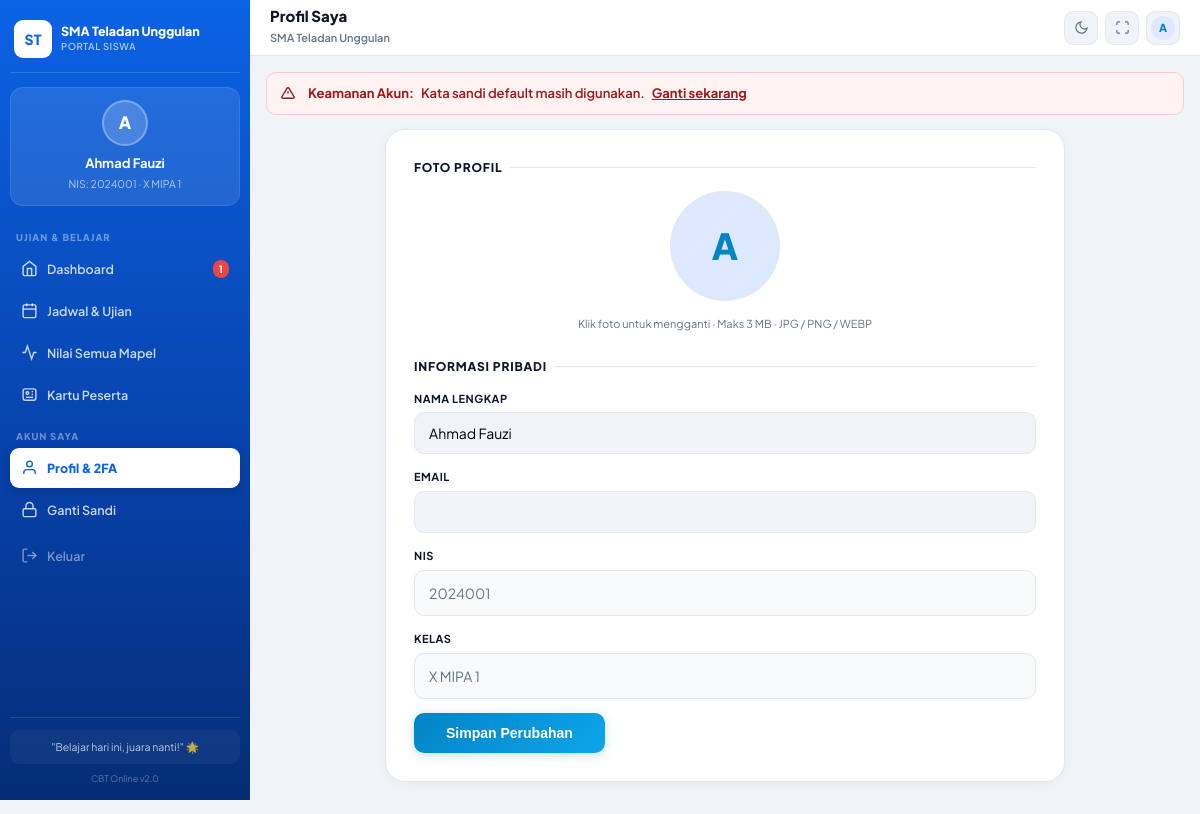
/student/profile.php (signed in), run on the app's committed database.
### tables this page shows
CREATE TABLE `tenants` (
    `id` INT AUTO_INCREMENT PRIMARY KEY,
    `code` VARCHAR(30) NOT NULL UNIQUE,
    `slug` VARCHAR(60) NOT NULL UNIQUE,
    `subdomain` VARCHAR(60) NULL,
    `name` VARCHAR(150) NOT NULL,
    `logo_url` VARCHAR(255) NULL,
    `logo` VARCHAR(500) NULL,
    `address` TEXT NULL,
    `phone` VARCHAR(30) NULL,
    `package` VARCHAR(50) NOT NULL DEFAULT 'pro',
    `student_quota` INT NOT NULL DEFAULT 500,
    `is_active` TINYINT(1) NOT NULL DEFAULT 1,
    `created_at` DATETIME NOT NULL DEFAULT CURRENT_TIMESTAMP
);

CREATE TABLE `students` (
    `id` INT AUTO_INCREMENT PRIMARY KEY,
    `tenant_id` INT NOT NULL,
    `class_id` INT NULL,
    `nis` VARCHAR(50) NOT NULL,
    `name` VARCHAR(100) NOT NULL,
    `email` VARCHAR(100) NULL,
    `password` VARCHAR(255) NOT NULL,
    `plain_password` VARCHAR(100) NULL,
    `gender` ENUM('L', 'P') NOT NULL DEFAULT 'L',
    `photo` VARCHAR(255) NULL,
    `is_active` TINYINT(1) NOT NULL DEFAULT 1,
    `created_at` DATETIME NOT NULL DEFAULT CURRENT_TIMESTAMP,
    `last_activity` DATETIME NULL,
    `totp_secret` VARCHAR(64) NULL,
    `totp_verified` TINYINT(1) NOT NULL DEFAULT 0,
    UNIQUE KEY `uk_tenant_student_nis` (`tenant_id`, `nis`),
    INDEX `idx_students_tenant` (`tenant_id`),
    INDEX `idx_students_class` (`class_id`),
    INDEX `idx_st_tenant_class` (`tenant_id`, `class_id`),
    CONSTRAINT `fk_students_tenant` FOREIGN KEY (`tenant_id`) REFERENCES `tenants` (`id`) ON DELETE CASCADE,
    CONSTRAINT `fk_students_class` FOREIGN KEY (`class_id`) REFERENCES `classes` (`id`) ON DELETE SET NULL
);

CREATE TABLE `classes` (
    `id` INT AUTO_INCREMENT PRIMARY KEY,
    `tenant_id` INT NOT NULL,
    `name` VARCHAR(50) NOT NULL,
    `level` VARCHAR(20) NULL,
    `created_at` DATETIME NOT NULL DEFAULT CURRENT_TIMESTAMP,
    INDEX `idx_classes_tenant` (`tenant_id`),
    CONSTRAINT `fk_classes_tenant` FOREIGN KEY (`tenant_id`) REFERENCES `tenants` (`id`) ON DELETE CASCADE
);

### student/profile.php (the view, shortened to what the rows shown need)
<?php
require_once __DIR__ . '/bootstrap.php';
$pageTitle = 'Profil Saya';
$pageKey   = 'profile';
require_once __DIR__ . '/header.php';
$photoUrl = !empty($student['photo']) ? '/' . ltrim($student['photo'], '/') : null;
?>
<div class="prof-wrap">
    <div class="prof-card">
        <div class="photo-upload-area">
            <div class="photo-preview" id="photoPreview">
                <?php if ($photoUrl): ?>
                    <img src="<?= htmlspecialchars($photoUrl) ?>?t=<?= time() ?>" alt="Foto" id="previewImg">
                <?php else: ?>
                    <span id="photoInit"><?= mb_substr($student['name'] ?? 'S', 0, 1) ?></span>
                <?php endif; ?>
            </div>
        </div>
        <form method="POST" action="">
            <div class="field-group">
                <label class="field-label">Nama Lengkap</label>
                <input type="text" name="name" class="field-input" value="<?= htmlspecialchars($student['name'] ?? '') ?>" maxlength="100" required>
            </div>
            <div class="field-group">
                <label class="field-label">NIS</label>
                <div class="field-readonly"><?= htmlspecialchars($student['nis'] ?? '-') ?></div>
            </div>
            <div class="field-group">
                <label class="field-label">Kelas</label>
                <div class="field-readonly"><?= htmlspecialchars($student['class_name'] ?? 'Umum') ?></div>
            </div>
        </form>
    </div>
</div>
</body>
</html>

### student/header.php (shortened to what the rows shown need)
<?php
$student      = $student      ?? Auth::user();
$tenantId     = $tenantId     ?? (int)($student['tenant_id'] ?? Tenant::id());
$school       = $school       ?? Tenant::get();
$pageKey      = $pageKey      ?? str_replace('.php', '', basename($_SERVER['PHP_SELF']));
$isAdminPreview = $isAdminPreview ?? false;
$schoolLogo = !empty($school['logo_url'])
    ? $school['logo_url']
    : ($_SESSION['school_logo'] ?? $school['logo'] ?? null);
$sTake = 0;
$schoolInitials = '';
foreach (explode(' ', trim((string)($school['name'] ?? ''))) as $w) {
    $w = trim($w);
    if ($w !== '') { $schoolInitials .= strtoupper(mb_substr($w, 0, 1)); if (++$sTake >= 2) break; }
}
$schoolInitials = $schoolInitials ?: 'SK';
$activeExamsCount = (int)Database::fetchColumn(
    "SELECT COUNT(*) FROM exams e WHERE e.tenant_id = ? AND e.is_active = 1 AND e.start_time <= NOW() AND e.end_time >= NOW()",
    [$tenantId]
);
$title   = htmlspecialchars($pageTitle ?? 'Dashboard');
$sName   = htmlspecialchars($school['name'] ?? 'CBT Online');
$sStudent = htmlspecialchars($student['name'] ?? 'Siswa');
?>
<!DOCTYPE html>
<html lang="id">
<head>
    <link rel="stylesheet" href="../assets/css/style.css?v=<?= filemtime(__DIR__.'/../assets/css/style.css') ?>&t=<?= time() ?>">
</head>
<body<?= $pageKey === 'exam' ? ' class="exam-mode"' : '' ?>>
<?php if ($pageKey !== 'exam'):  ?>
<aside class="sb" id="sbNav">
    <div>
        <div class="sb-brand">
            <div class="sb-logo">
                <?php if ($schoolLogo): ?><img src="<?= htmlspecialchars($schoolLogo) ?>" alt=""><?php else: echo $schoolInitials; endif; ?>
            </div>
            <div>
                <div class="sb-title"><?= $sName ?></div>
                <div class="sb-sub">Portal Siswa</div>
            </div>
        </div>
        <div class="sb-profile">
            <div class="sb-avatar">
                <?php
                $pu = !empty($student['photo']) ? '/' . ltrim($student['photo'], '/') : null;
                if ($pu): ?><img src="<?= htmlspecialchars($pu) ?>" alt=""><?php else: echo mb_substr($student['name'] ?? 'S', 0, 1); endif; ?>
            </div>
            <div class="sb-name" title="<?= $sStudent ?>"><?= $sStudent ?></div>
            <div class="sb-meta">NIS: <?= htmlspecialchars($student['nis'] ?? '-') ?> · <?= htmlspecialchars($student['class_name'] ?? 'Umum') ?></div>
        </div>
        <nav>
            <div class="sb-label">Ujian & Belajar</div>
            <a href="dashboard.php?cbt_n=<?= time() ?>" class="sb-nav-item <?= $pageKey === 'dashboard' ? 'active' : '' ?>">
                <svg class="sb-icon" viewBox="0 0 24 24"><path d="M3 9l9-7 9 7v11a2 2 0 0 1-2 2H5a2 2 0 0 1-2-2z"/><polyline points="9 22 9 12 15 12 15 22"/></svg>
                Dashboard
                <?php if ($activeExamsCount > 0): ?><span class="sb-badge"><?= $activeExamsCount ?></span><?php endif; ?>
            </a>
            <a href="history.php?tab=ujian&cbt_n=<?= time() ?>" class="sb-nav-item <?= ($pageKey === 'history' && in_array($_GET['tab'] ?? '', ['ujian','latihan'])) ? 'active' : '' ?>">
                <svg class="sb-icon" viewBox="0 0 24 24"><rect x="3" y="4" width="18" height="18" rx="2"/><line x1="16" y1="2" x2="16" y2="6"/><line x1="8" y1="2" x2="8" y2="6"/><line x1="3" y1="10" x2="21" y2="10"/></svg>
                Jadwal & Ujian
            </a>
            <a href="values.php?cbt_n=<?= time() ?>" class="sb-nav-item <?= $pageKey === 'values' ? 'active' : '' ?>">
                <svg class="sb-icon" viewBox="0 0 24 24"><polyline points="22 12 18 12 15 21 9 3 6 12 2 12"/></svg>
                Nilai Semua Mapel
            </a>
            <a href="#" data-open-idcard class="sb-nav-item">
                <svg class="sb-icon" viewBox="0 0 24 24"><rect x="3" y="4" width="18" height="16" rx="3"/><circle cx="9" cy="10" r="2"/><line x1="15" y1="8" x2="17" y2="8"/><line x1="15" y1="12" x2="17" y2="12"/><line x1="7" y1="16" x2="17" y2="16"/></svg>
                Kartu Peserta
            </a>
            <div class="sb-label" style="margin-top:4px;">Akun Saya</div>
            <a href="profile.php?cbt_n=<?= time() ?>" class="sb-nav-item <?= $pageKey === 'profile' ? 'active' : '' ?>">
                <svg class="sb-icon" viewBox="0 0 24 24"><path d="M20 21v-2a4 4 0 0 0-4-4H8a4 4 0 0 0-4 4v2"/><circle cx="12" cy="7" r="4"/></svg>
                Profil & 2FA
            </a>
            <a href="password.php?cbt_n=<?= time() ?>" class="sb-nav-item <?= $pageKey === 'password' ? 'active' : '' ?>">
                <svg class="sb-icon" viewBox="0 0 24 24"><rect x="3" y="11" width="18" height="11" rx="2"/><path d="M7 11V7a5 5 0 0 1 10 0v4"/></svg>
                Ganti Sandi
            </a>
            <?php if (!$isAdminPreview): ?>
            <a href="../logout.php" class="sb-nav-item" style="margin-top:6px;opacity:.6;" data-confirm-logout>
                <svg class="sb-icon" viewBox="0 0 24 24"><path d="M9 21H5a2 2 0 0 1-2-2V5a2 2 0 0 1 2-2h4"/><polyline points="16 17 21 12 16 7"/><line x1="21" y1="12" x2="9" y2="12"/></svg>
                <span style="color:rgba(255,255,255,.75);">Keluar</span>
            </a>
            <?php endif; ?>
        </nav>
    </div>
    <div class="sb-footer">
        <div class="sb-quote">"Belajar hari ini, juara nanti!" 🌟</div>
        <div class="sb-ver">CBT Online v2.0</div>
    </div>
</aside>
<?php endif; ?>
<div class="main-wrap">
    <?php if ($pageKey !== 'exam'): ?>
    <header class="topbar">
        <div class="topbar-left">
            <div class="topbar-title">
                <h2><?= $title ?></h2>
                <span><?= $sName ?></span>
            </div>
        </div>
        <div class="topbar-right">
            <button type="button" class="icon-btn" id="themeToggle" title="Ganti Tema">
                <svg class="ic-moon" viewBox="0 0 24 24"><path d="M21 12.79A9 9 0 1 1 11.21 3 7 7 0 0 0 21 12.79z"/></svg>
            </button>
            <button type="button" class="icon-btn" id="btnFullscreen" title="Layar Penuh">
                <svg viewBox="0 0 24 24"><path d="M8 3H5a2 2 0 0 0-2 2v3m18 0V5a2 2 0 0 0-2-2h-3m0 18h3a2 2 0 0 0 2-2v-3M3 16v3a2 2 0 0 0 2 2h3"/></svg>
            </button>
            <a href="profile.php" class="icon-btn" title="Profil" style="text-decoration:none;">
                <div style="width:24px;height:24px;border-radius:50%;background:#e0e7ff;display:flex;align-items:center;justify-content:center;font-size:11px;font-weight:800;color:#0284c7;overflow:hidden;">
                    <?php
                    $pp = !empty($student['photo']) ? '/' . ltrim($student['photo'], '/') : null;
                    if ($pp): ?><img src="<?= htmlspecialchars($pp) ?>" alt="" style="width:100%;height:100%;object-fit:cover;"><?php else: echo mb_substr($student['name'] ?? '-', 0, 1); endif; ?>
                </div>
            </a>
        </div>
    </header>
    <?php endif; ?>
    <main class="content-body">

### data on the page
tenants: name "SMA Teladan Unggulan"
students: name "A", name "Ahmad Fauzi", nis "2024001", class.name "X MIPA 1"

### other printed values
$schoolInitials "ST"
$activeExamsCount "1"
$title "Profil Saya"
